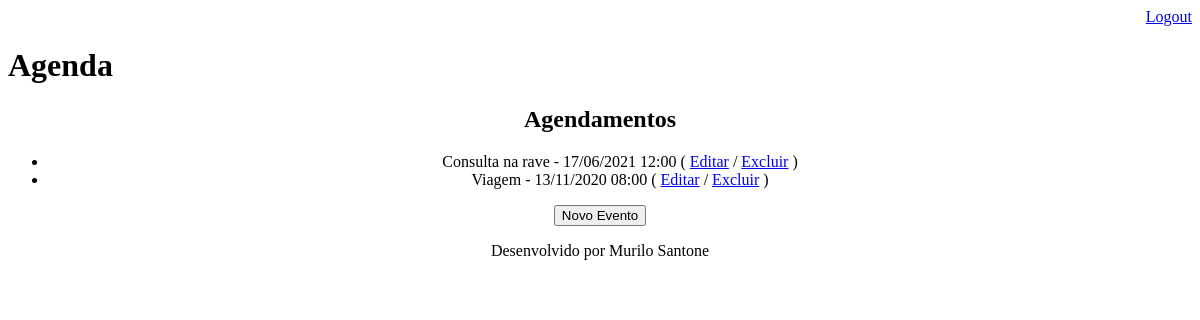
/agenda/ (signed in), run on an earlier commit of the app's database.
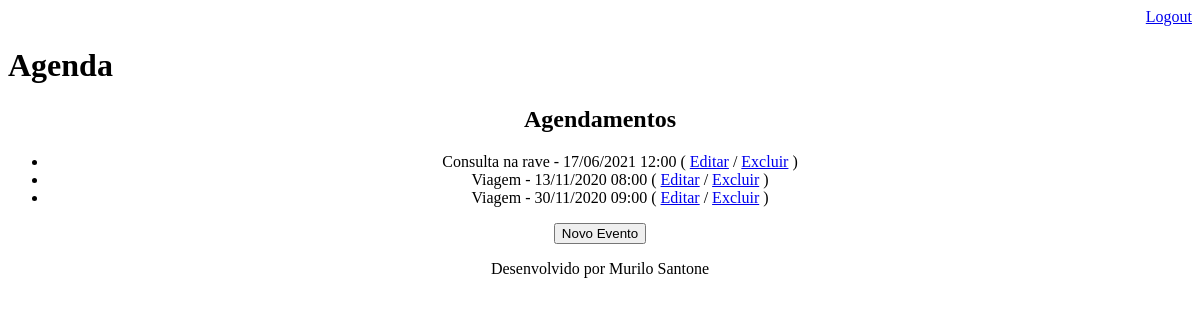
And on a later commit of the database.
### core/models.py (models this page shows, shortened)
class Evento(models.Model):
    titulo = models.CharField(max_length=100) #informo o titulo e o max de caracteres
    local_evento = models.CharField(max_length=50)  # campo para local do evento
    descricao = models.TextField(blank=True, null=True) #informo a descrição que pode ficar em branco e nulo
    data_evento = models.DateTimeField(verbose_name='data do evento') #informo para o usuário colocar o dia do evento
    data_criacao = models.DateTimeField(auto_now=True) #me retorna a hora que foi criado o evento.
    usuario = models.ForeignKey(User, on_delete=models.CASCADE) #mostrar usuários cadastrados import funçao django
    class Meta:
        db_table = 'evento' #informo o nome da tabela
    def get_data_criacao(self):
        return self.data_evento.strftime('%d/%m/%Y %H:%M')

### core/views.py (the view)
# urls.py: path('agenda/',views.lista_eventos),
@login_required(login_url='/login/') #autenticação de login de pagina
def lista_eventos(request):
    usuario = request.user
    evento = Evento.objects.filter(usuario=usuario)
    response = {'eventos':evento}
    return render(request, 'agenda.html', response)

### templates/agenda.html
{% extends "model-page.html" %}
{% block content %}
    <div align="center">
    <h2>Agendamentos</h2>
    <ul>
        {% for evento in eventos %}
            <li>{{evento.titulo}} - {{evento.get_data_criacao}}
                ( <a href="evento/?id={{ evento.id }}/"> Editar</a>
                / <a href="evento/delete/{{ evento.id }}/"> Excluir</a> )</li>
        {% endfor %}
    </ul>
    <a href="evento/">
        <button type="button">Novo Evento</button>
    </a>
    </div>
{% endblock %}

### templates/model-page.html
<!DOCTYPE html>
<html lang="en">
<head>
    {% include "model-header.html" %}
</head>
<body>
    {% block content %} {% endblock %}
    {% include "model-footer.html" %}
</body>
</html>

### templates/model-header.html (shortened to what this page needs)
    <div align="right">
        <a href="/logout">Logout</a>
    </div>
    <div align="left">
        <h1>Agenda</h1>
    </div>

### templates/model-footer.html
<div align="center" >
    <p>Desenvolvido por Murilo Santone</p>
</div>

What changed in the data, as far as the page shows it:
added Evento: titulo "Viagem", get_data_criacao "30/11/2020 09:00"
